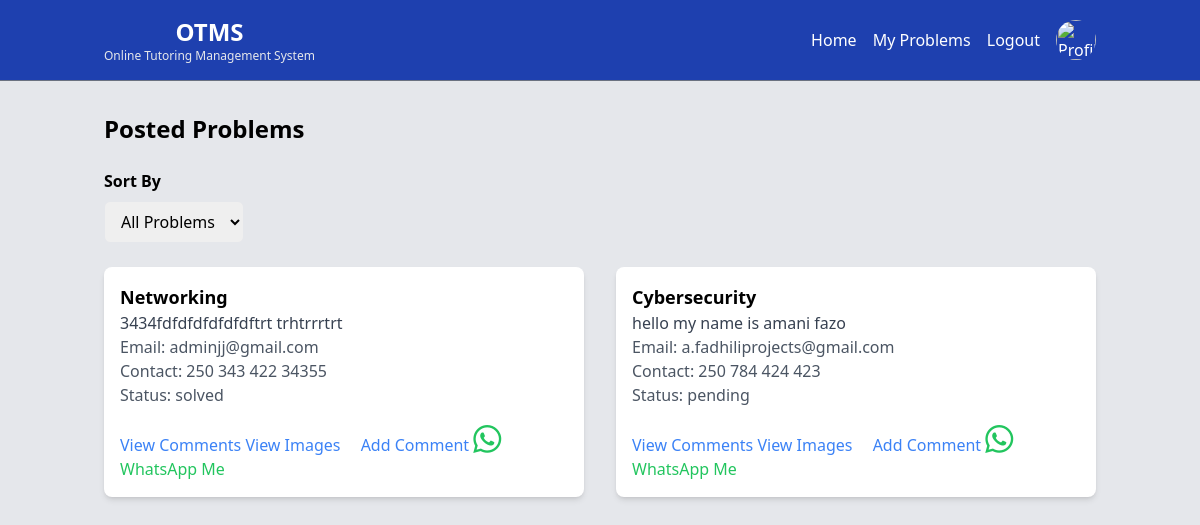
Screenshot of /user/temp.php with the database file from the repository.
### tables this page shows
CREATE TABLE `problems` (
  `problem_id` int(11) NOT NULL,
  `user_id` int(11) DEFAULT NULL,
  `category_id` int(11) DEFAULT NULL,
  `description` text NOT NULL,
  `email` varchar(50) NOT NULL,
  `contact` varchar(50) DEFAULT NULL,
  `status` varchar(30) DEFAULT 'pending',
  `created_at` timestamp NOT NULL DEFAULT current_timestamp()
);

CREATE TABLE `problem_categories` (
  `category_id` int(11) NOT NULL,
  `category_name` varchar(50) NOT NULL
);

### user/temp.php (the view, shortened to what this page needs)
<?php
include 'db.php';
include 'navbar.php';
$sort = isset($_GET['sort']) ? $_GET['sort'] : 'all';
$sql = "SELECT p.problem_id, p.description, p.email, p.contact, p.status, u.user_name, pc.category_name
        FROM problems p
        JOIN users u ON p.user_id = u.user_id
        JOIN problem_categories pc ON p.category_id = pc.category_id";
$result = $conn->query($sql);
?>
<!DOCTYPE html>
<html lang="en">
<head>
    <script src="../js/tailwind.js"></script>
    <link rel="stylesheet" href="https://cdnjs.cloudflare.com/ajax/libs/font-awesome/6.0.0-beta3/css/all.min.css">
</head>
<body>
    <div class="container mx-auto my-8 px-4">
        <h2 class="text-2xl font-bold mb-6">Posted Problems</h2>
        <form action="" method="get" class="mb-6">
            <label for="sort" class="block font-bold mb-2">Sort By</label>
            <select id="sort" name="sort" class="px-3 py-2 border rounded-md" onchange="this.form.submit()">
                <option value="all" <?= $sort == 'all' ? 'selected' : '' ?>>All Problems</option>
            </select>
        </form>
        <div class="grid grid-cols-1 md:grid-cols-2 gap-8">
            <?php while ($row = $result->fetch_assoc()): ?>
                <div class="bg-white shadow-md rounded-lg p-4">
                    <h3 class="text-lg font-bold"><?= htmlspecialchars($row['category_name']) ?></h3>
                    <p class="text-gray-700"><?= htmlspecialchars($row['description']) ?></p>
                    <p class="text-gray-600">Email: <?= htmlspecialchars($row['email']) ?></p>
                    <p class="text-gray-600">Contact: <?= htmlspecialchars($row['contact']) ?></p>
                    <p class="text-gray-600">Status: <?= htmlspecialchars($row['status']) ?></p>
                    <div class="mt-4">
                        <?php
                        $poster_name = $row['user_name'];
                        $problem = $row['description'];
                        $contact_number = preg_replace('/[^0-9]/', '', $row['contact']);
                        $message = urlencode("Hi " . $poster_name . ", I saw your problem: '" . $problem . "', and I would like to help you with it.");
                        $whatsappLink = "https://wa.me/" . $contact_number . "?text=" . $message;
                        ?>
                        <button onclick="toggleComments(<?= $row['problem_id'] ?>)"
                            class="text-blue-500 hover:underline">View Comments</button>
                        <button onclick="openImageModal(<?= $row['problem_id'] ?>, 'problem')"
                            class="text-blue-500 hover:underline">View Images</button>
                        <button onclick="toggleAddComment(<?= $row['problem_id'] ?>)"
                            class="text-blue-500 hover:underline ml-4">Add Comment</button>
                        <a href="<?= $whatsappLink ?>" target="_blank" class="text-green-500 hover:text-green-600">
                            <i class="fab fa-whatsapp fa-2x"></i> WhatsApp Me
                        </a>
                    </div>
                </div>
            <?php endwhile; ?>
        </div>
    </div>
</body>
</html>

### rows the page displays
problems: category.category_name "Networking", description "3434fdfdfdfdfdfdftrt trhtrrrtrt", email "adminjj@gmail.com", contact "250 343 422 34355", status "solved"
problems: category.category_name "Cybersecurity", description "hello my name is amani fazo", email "a.fadhiliprojects@gmail.com", contact "250 784 424 423", status "pending"
